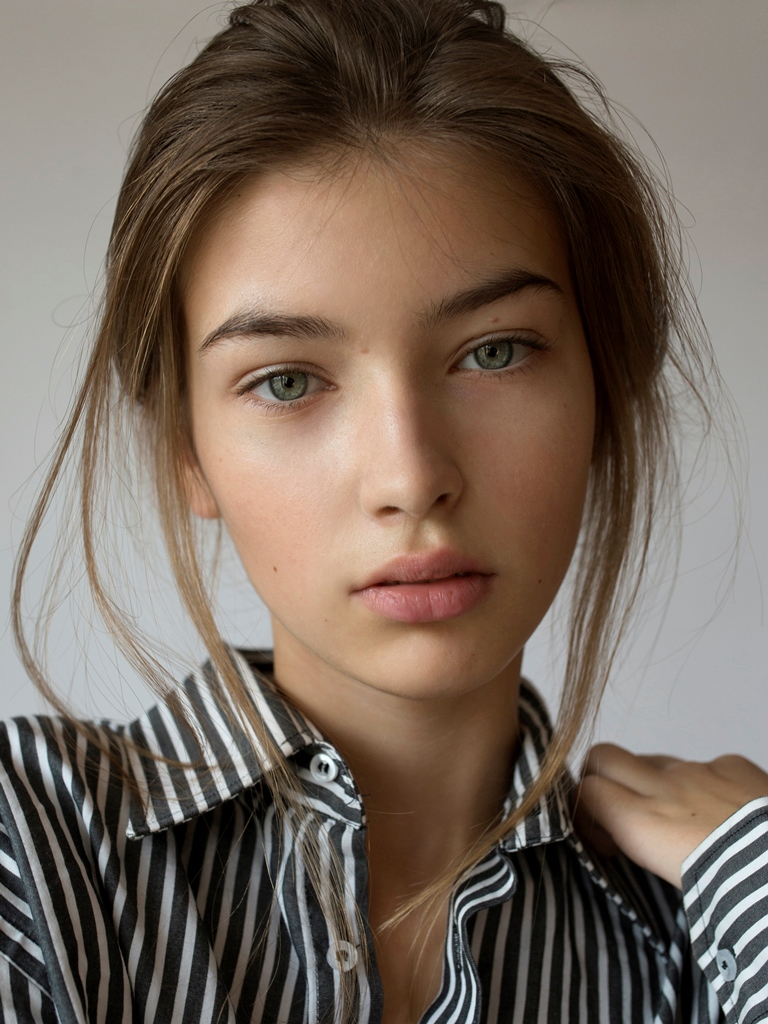
#> input picture faces/face.jpg, 768 x 1024 px
$ python face.py
#> lines starting #> are read from the running program, lines starting #| are printed output that depends on the picture; after the words box and inside, x2 and y2 are one past the last pixel; in counts of white or black regions, pixels touching at a corner belong together
import cv2

face_cascade = cv2.CascadeClassifier('C:\\Users\\Jarek\\Anaconda3\\Lib\\site-packages\\cv2\\data\\haarcascade_frontalface_default.xml')
eye_cascade = cv2.CascadeClassifier('C:\\Users\\Jarek\\Anaconda3\\Lib\\site-packages\\cv2\\data\\haarcascade_eye.xml')
img = cv2.imread('faces/face.jpg')
#> img is the input picture: shape (1024, 768, 3); mean B, G, R 93.3, 104.5, 118.8
gray = cv2.cvtColor(img, cv2.COLOR_BGR2GRAY)
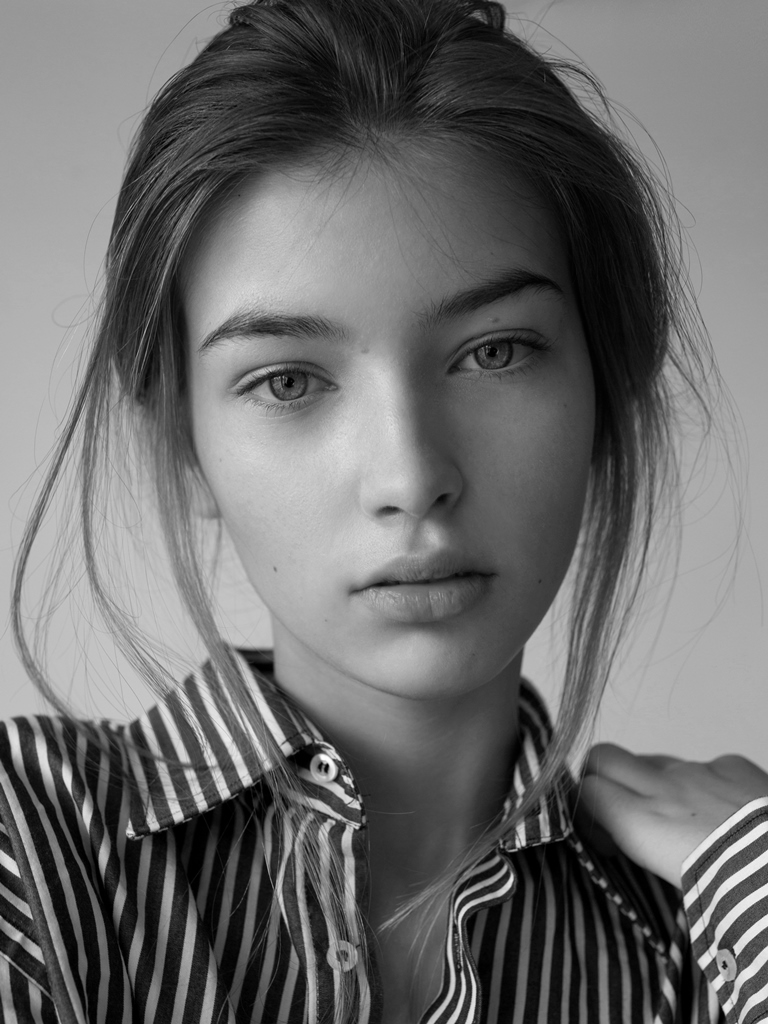
#> gray: shape (1024, 768); min 0, max 253, mean 107.5
faces = face_cascade.detectMultiScale(gray, 1.3, 5)
#> faces = [[138, 170, 494, 494]]

print(faces)
#| [[138 170 494 494]]
for (x,y,w,h) in faces:
    cv2.rectangle(img,(x,y),(x+w,y+h),(255,0,0),2)
    roi_gray = gray[y:y+h, x:x+w]
    roi_color = img[y:y+h, x:x+w]
    eyes = eye_cascade.detectMultiScale(roi_gray)
    print(eyes)
    for (ex,ey,ew,eh) in eyes:
        cv2.rectangle(roi_color,(ex,ey),(ex+ew,ey+eh),(0,255,0),2)
#> this loop made 1 pass
#| [[228 321  42  42]
#|  [282 310  46  46]
#|  [295 132 106 106]
#|  [ 89 160 107 107]]
#> pass 1, `roi_gray = gray[y:y+h, x:x+w]`:
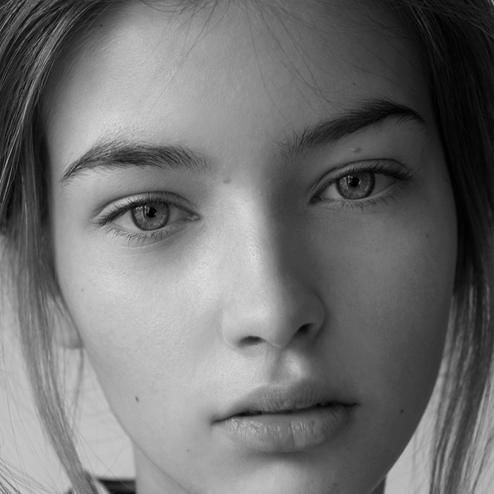
#> roi_gray: shape (494, 494); min 0, max 226, mean 112.9
#> pass 1, `roi_color = img[y:y+h, x:x+w]`:
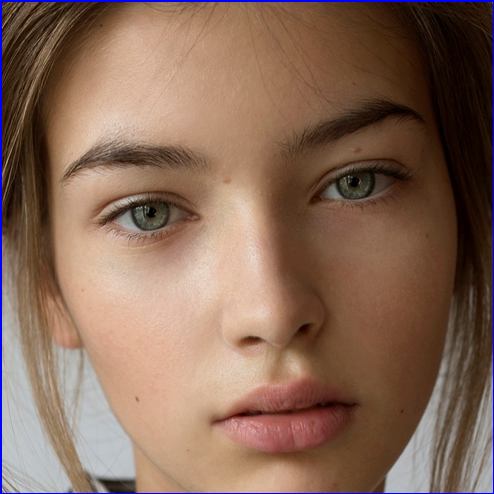
#> roi_color: shape (494, 494, 3); mean B, G, R 88.3, 105.1, 134.8
#> after the loop:
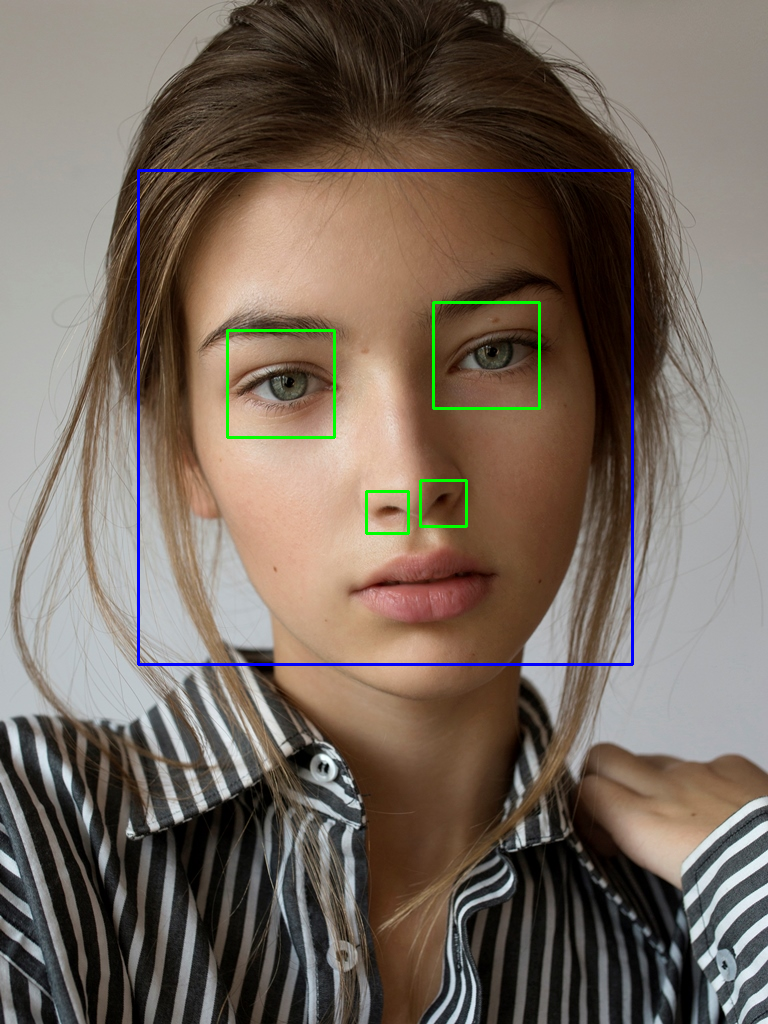
#> img: shape (1024, 768, 3); 1.21% of pixels changed, all inside (x1, y1, x2, y2) = (137, 169, 634, 666)
#> after the loop:
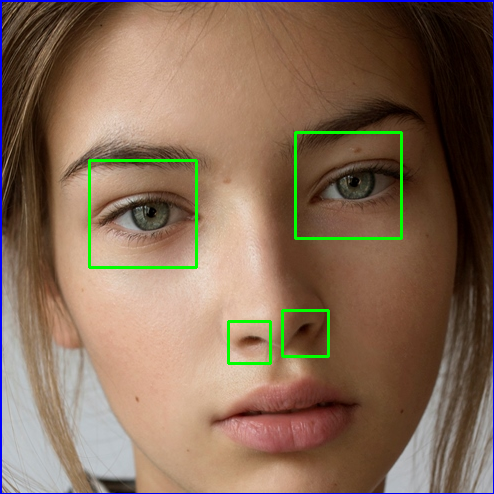
#> roi_color: shape (494, 494, 3); 1.47% of pixels changed, all inside (x1, y1, x2, y2) = (88, 131, 403, 365)
cv2.imshow('img',img)
cv2.waitKey(0)
cv2.destroyAllWindows()
